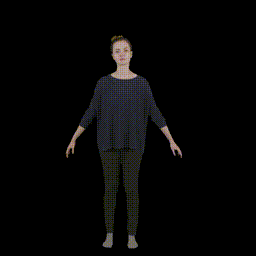
#> input picture neuralbody.gif, 256 x 256 px
$ python zest.py
#> lines starting #> are read from the running program, lines starting #| are printed output that depends on the picture
from PIL import Image

with Image.open('neuralbody.gif') as im:
#> im is the input picture: PIL image 256x256 P; mean R, G, B 6.4, 6.2, 6.1
  for i in range(230):
    im.seek(i)
    im.save('gif/{}.png'.format(i))
#> this loop made 230 passes
#> pass 2, `im.save('gif/{}.png'.format(i))`:
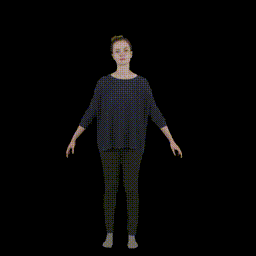
#> saved as 1.png: PIL image 256x256 RGB; mean R, G, B 6.4, 6.2, 6.2
#> after the loop:
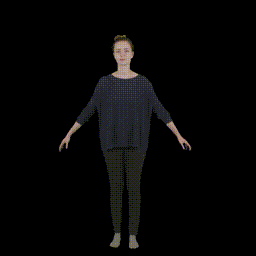
#> im: PIL image 256x256 RGB; mean R, G, B 6.5, 6.3, 6.2
